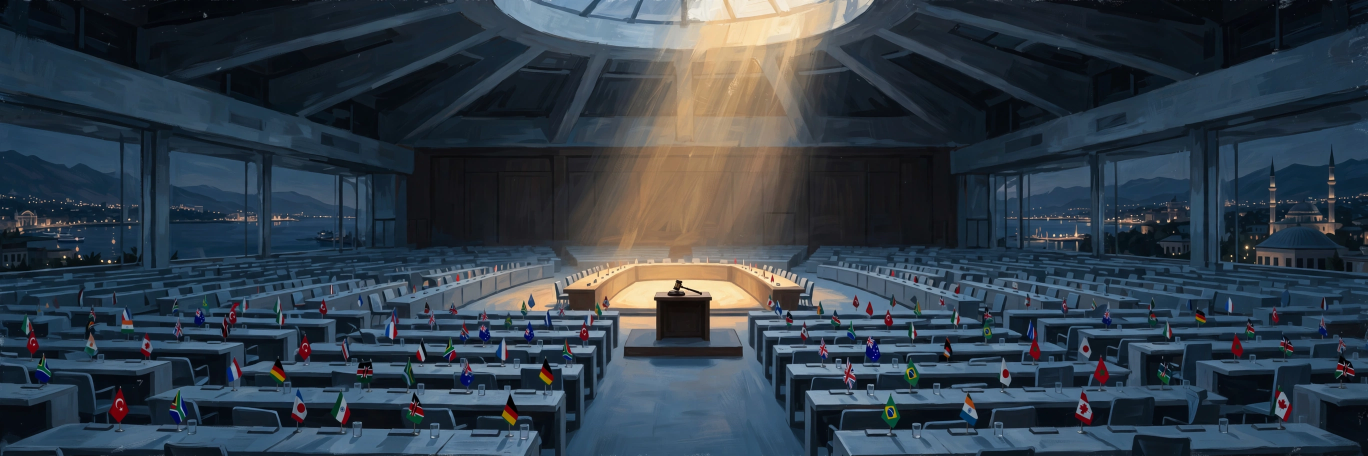
#> input picture assets/media-generation-hero-cop31-antalya-no-deal-0-a4ac1c06-5360-4f0e-9cfd-279d93fb7069.webp, 2736 x 912 px (shown at 1/2 size)
$ python build_frontpage.py
#> lines starting #> are read from the running program, lines starting #| are printed output that depends on the picture
#!/usr/bin/env python3
"""Render the 22 November 2026 front page of THE WORLD as a 1024x1024 PNG.

Headlines and figures follow the story list in README.md, checked against
live news on the morning of 23 November 2026 (Beijing time). The only
picture is the pre-generated hero illustration in assets/; every word on
the page is drawn here with PIL. No network access, no secrets.
"""

import os

from PIL import Image, ImageDraw, ImageFont

HERE = os.path.dirname(os.path.abspath(__file__))
HERO_PATH = os.path.join(
    HERE,
    "assets",
    "media-generation-hero-cop31-antalya-no-deal-0-a4ac1c06-5360-4f0e-9cfd-279d93fb7069.webp",
)
OUT_PATH = os.path.join(HERE, "entry.png")

SIZE = 1024
MARGIN = 40
CONTENT = SIZE - 2 * MARGIN
MAX_BYTES = 1_000_000

PAPER = (247, 241, 229)
INK = (17, 17, 17)
GREY = (68, 60, 52)
CRIMSON = (143, 29, 29)
DEEP_BLUE = (27, 42, 74)
WHITE = (255, 255, 255)

FONT_DIR = "/usr/share/fonts/truetype/liberation/"


def fnt(filename, size):
    return ImageFont.truetype(os.path.join(FONT_DIR, filename), size)


def serif_bold(size):
    return fnt("LiberationSerif-Bold.ttf", size)


def serif_plain(size):
    return fnt("LiberationSerif-Regular.ttf", size)


def serif_italic(size):
    return fnt("LiberationSerif-Italic.ttf", size)


def sans_bold(size):
    return fnt("LiberationSans-Bold.ttf", size)


def fit_font(draw, text, filename, start_size, max_width):
    size = start_size
    while size > 10:
        candidate = fnt(filename, size)
        if draw.textlength(text, font=candidate) <= max_width:
            return candidate
        size -= 2
    return fnt(filename, 10)


def wrap_lines(draw, text, font, max_width):
    lines, current = [], ""
    for word in text.split():
        attempt = (current + " " + word).strip()
        if not current or draw.textlength(attempt, font=font) <= max_width:
            current = attempt
        else:
            lines.append(current)
            current = word
    if current:
        lines.append(current)
    return lines


class Page:
    def __init__(self):
        self.sheet = Image.new("RGB", (SIZE, SIZE), PAPER)
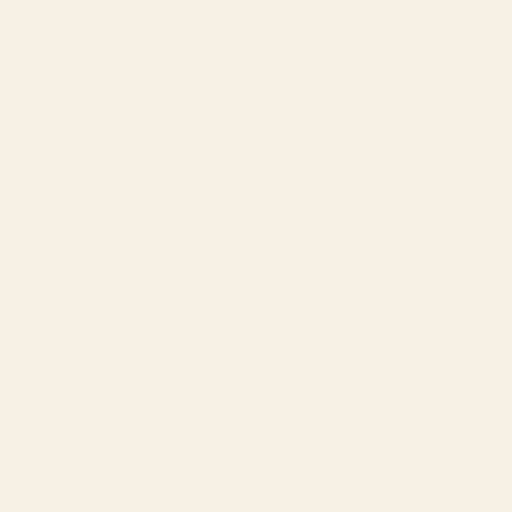
#> self.sheet: PIL image 1024x1024 RGB (shown at 1/2 size); mean R, G, B 247, 241, 229
        self.draw = ImageDraw.Draw(self.sheet)
        self.y = 22

    def text_width(self, text, font):
        return self.draw.textlength(text, font=font)

    def centred(self, y, text, font, fill=INK):
        self.draw.text(
            (SIZE // 2 - self.text_width(text, font) / 2, y),
            text, font=font, fill=fill,
        )

    def spaced(self, y, text, font, gap, fill=INK):
#> called with y = 22, text = 'ONE DAY · ONE PAGE', gap = 6, fill = (68, 60, 52)
        widths = [self.draw.textlength(ch, font=font) for ch in text]
#> widths = [11.67, 10.83, 10, 4.17, 10.83, 10.83, 10, 4.17, 5, 4.17, 11.67, 10.83, 10, 4.17, 10, 10.83, 11.67, 10]
        total = sum(widths) + gap * (len(text) - 1)
#> total = 262.8
        x = SIZE // 2 - total / 2
#> x = 380.6
        for ch, w in zip(text, widths):
            self.draw.text((x, y), ch, font=font, fill=fill)
            x += w + gap
#> this loop made 18 passes
#> (ch, w, x) on passes 1 to 12: ('O', 11.67, 398.2), ('N', 10.83, 415.1), ('E', 10, 431.1), (' ', 4.17, 441.2), ('D', 10.83, 458.1), ('A', 10.83, 474.9), ('Y', 10, 490.9), (' ', 4.17, 501.1), ('·', 5, 512.1), (' ', 4.17, 522.2), ('O', 11.67, 539.9), ('N', 10.83, 556.8)
#> after the loop, x = 649.4

    def hline(self, y, weight, x0=MARGIN, x1=SIZE - MARGIN):
        self.draw.line([(x0, y), (x1, y)], fill=INK, width=weight)

    def masthead(self):
        self.spaced(self.y, "ONE DAY · ONE PAGE", sans_bold(15), 6, GREY)
        self.y += 30
        title = fit_font(
            self.draw, "THE WORLD", "LiberationSerif-Bold.ttf", 118, CONTENT)
        self.centred(self.y - 14, "THE WORLD", title)
        self.y += 98
        self.hline(self.y, 3)
        self.y += 5
        self.hline(self.y, 1)
        self.y += 12
        self.centred(
            self.y, "SUNDAY,  22 NOVEMBER 2026", serif_bold(30), CRIMSON)
        self.y += 42
        self.hline(self.y, 1)
        self.y += 14

    def lead(self):
        headline = "COP31 COLLAPSES — NO DEAL IN ANTALYA"
        head_font = fit_font(
            self.draw, headline, "LiberationSerif-Bold.ttf", 56, CONTENT)
        self.centred(self.y, headline, head_font)
        self.y += 56
        deck = ("After 17 days, the UN climate summit ends with no agreement — "
                "the EU, the UK and Panama reject a final draft that never "
                "mentions fossil fuels")
        deck_font = serif_plain(22)
        for line in wrap_lines(self.draw, deck, deck_font, CONTENT - 40):
#> in wrap_lines, `lines, current = [], ""`: current = ''
            self.centred(self.y, line, deck_font)
            self.y += 26
#> this loop made 2 passes
#> after the loop, self.y = 331
        self.y += 8
#> self.y = 339

    def hero(self):
        photo = Image.open(HERO_PATH).convert("RGB")
#> photo is the input picture: PIL image 2736x912 RGB; mean R, G, B 50.1, 62.1, 73.2
        ratio = CONTENT / 224
        sw, sh = photo.size
#> sw = 2736; sh = 912
        if sw / sh > ratio:
            nw = int(sh * ratio)
            left = (sw - nw) // 2
            photo = photo.crop((left, 0, left + nw, sh))
        else:
            nh = int(sw / ratio)
#> nh = 649
            top = (sh - nh) // 2
#> top = 131
            photo = photo.crop((0, top, sw, top + nh))
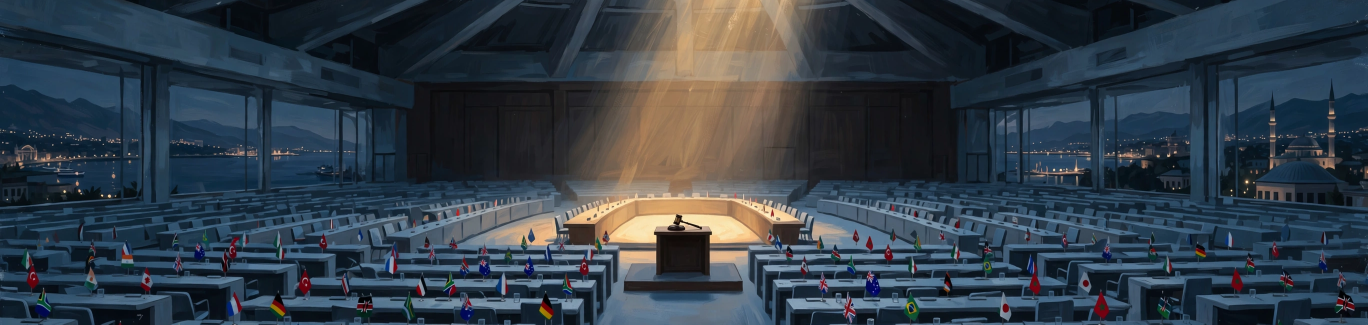
#> photo: PIL image 2736x649 RGB (shown at 1/2 size); mean R, G, B 50.1, 61.3, 71.8
        photo = photo.resize((CONTENT, 224), Image.LANCZOS)
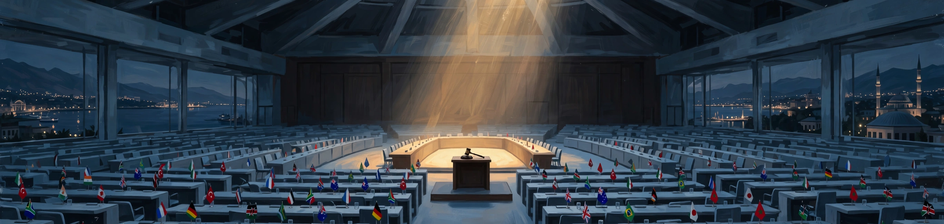
#> photo: PIL image 944x224 RGB; mean R, G, B 50.1, 61.3, 71.8
        self.sheet.paste(photo, (MARGIN, self.y))
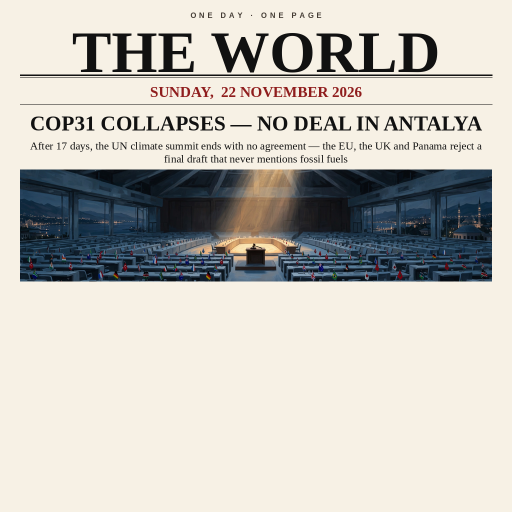
#> self.sheet: PIL image 1024x1024 RGB (shown at 1/2 size); mean R, G, B 198.1, 195.4, 188.5
        self.draw.rectangle(
            [MARGIN, self.y, SIZE - MARGIN, self.y + 224],
            outline=INK, width=1)
        self.y += 224 + 8
#> self.y = 571
        self.draw.text(
            (MARGIN, self.y),
            "An empty chair in Antalya: the summit ends two days past its "
            "deadline, with nothing agreed. (Illustration)",
            font=serif_italic(16), fill=GREY)
        self.y += 14
#> self.y = 585

    def ticker(self):
        height = 36
        self.draw.rectangle(
            [MARGIN, self.y, SIZE - MARGIN, self.y + height], fill=DEEP_BLUE)
        tick = ("DYMER: 2 KILLED, 14 MISSING  ·  BENGHAZI: RUSSIAN WARSHIP HIT  ·  "
                "JAVA FACTORY FIRE: 3 DEAD, DOZENS MISSING")
        tick_font = fit_font(
            self.draw, tick, "LiberationSans-Bold.ttf", 19, CONTENT - 16)
        self.centred(self.y + 8, tick, tick_font, WHITE)
        self.y += height + 6
#> self.y = 627

    def one_story(self, x, top, width, item):
        yy = top
        self.draw.text((x, yy), item["kicker"], font=sans_bold(15), fill=CRIMSON)
        yy += 22
        head_font = serif_bold(25)
        for line in wrap_lines(self.draw, item["headline"], head_font, width):
            self.draw.text((x, yy), line, font=head_font, fill=INK)
            yy += 28
        yy += 2
        body_font = serif_plain(17)
        for line in wrap_lines(self.draw, item["body"], body_font, width):
            self.draw.text((x, yy), line, font=body_font, fill=INK)
            yy += 21
        return yy + 10

    def grid(self):
        gutter = 30
        col = (CONTENT - gutter) // 2
        left_x = MARGIN
        right_x = MARGIN + col + gutter
        top = self.y
#> top = 627

        left_column = [
            {"kicker": "UKRAINE",
             "headline": "Drone hits flats near Kyiv; 14 missing",
             "body": "A Russian drone strikes a five-storey block in Dymer, north of "
                     "Kyiv: 2 killed, at least 14 missing under the rubble."},
            {"kicker": "LIBYA",
             "headline": "Russian warship hit in Benghazi port",
             "body": "Suspected Ukrainian sea drones strike the corvette Merkury; "
                     "Axios reports Ukraine responsible — the war's map widens."},
            {"kicker": "GULF",
             "headline": "Iran strikes Bahrain site; tankers hit",
             "body": "Bahrain says projectiles hit an industrial site in Sitra, "
                     "injuring two; Gulf states condemn; a Russian ship still burns "
                     "off Finland."},
        ]
        right_column = [
            {"kicker": "WEST BANK",
             "headline": "Settlers torch cars in four villages",
             "body": "Twelve Palestinian vehicles burned near Ramallah overnight; "
                     "Israel opens an inquiry; Eisenkot calls it terrorism."},
            {"kicker": "INDONESIA",
             "headline": "Factory fire kills 3; dozens missing",
             "body": "A candy factory in Cikande, Banten, burns; three workers dead "
                     "and around 36 still unaccounted for."},
            {"kicker": "SPACE",
             "headline": "BepiColombo reaches Mercury",
             "body": "After an eight-year journey, the European-Japanese mission "
                     "enters orbit around the Solar System's smallest planet."},
        ]
        yy = top
#> yy = 627
        for item in left_column:
            yy = self.one_story(left_x, yy, col, item)
#> this loop made 3 passes
#> yy on passes 1 to 3: 731, 835, 939
        left_end = yy
#> left_end = 939
        yy = top
#> yy = 627
        for item in right_column:
            yy = self.one_story(right_x, yy, col, item)
        right_end = yy
#> right_end = 939
        mid = MARGIN + col + gutter // 2
        self.draw.line(
            [(mid, top), (mid, max(left_end, right_end) - 12)],
            fill=INK, width=1)
        self.y = max(left_end, right_end) + 2
#> self.y = 941

    def footer(self):
        self.hline(self.y, 1)
        self.y += 10
#> self.y = 951
        also = ("ALSO:   FBI crime database reportedly hacked  ·  Denmark expels "
                "Russian defence attaché over 'assassination plot'  ·  Nigeria "
                "boat capsizes, 24 dead  ·  Phumzile Mlambo-Ngcuka dies at 71")
        also_font = sans_bold(16)
        for line in wrap_lines(self.draw, also, also_font, CONTENT):
            self.centred(self.y, line, also_font)
            self.y += 22
#> this loop made 2 passes
#> self.y on passes 1 to 2: 973, 995
#> after the loop, self.y = 995
        self.y += 2
#> self.y = 997
        self.centred(
            self.y,
            "Every story above happened or was first reported on "
            "Sunday 22 November 2026.",
            serif_italic(15), GREY)
        self.y += 24
#> self.y = 1021

    def save(self):
        assert self.y <= SIZE, f"page overflowed: cursor at {self.y}"
        self.sheet.save(OUT_PATH, format="PNG", optimize=True)
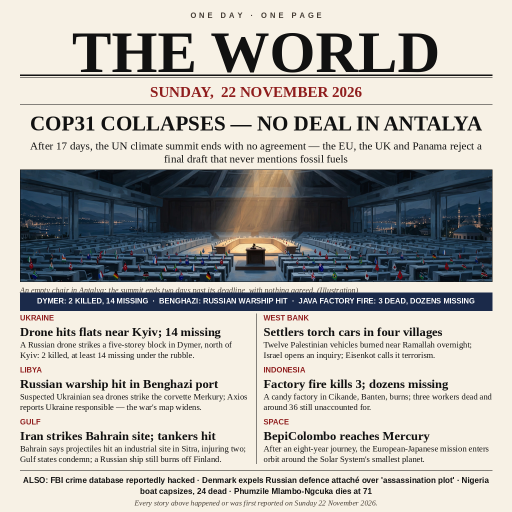
#> saved as entry.png: PIL image 1024x1024 RGB (shown at 1/2 size); mean R, G, B 183.3, 181.3, 176.1
        size = os.path.getsize(OUT_PATH)
        print(f"wrote {OUT_PATH}: {SIZE}x{SIZE}, {size} bytes, "
              f"cursor ended at y={self.y}")
#| wrote entry.png: 1024x1024, 433956 bytes, cursor ended at y=1021
        if size >= MAX_BYTES:
            raise SystemExit(
                f"entry.png is {size} bytes, over the 1 MiB limit")


def main():
    page = Page()
    page.masthead()
    page.lead()
    page.hero()
    page.ticker()
    page.grid()
    page.footer()
    page.save()


if __name__ == "__main__":
    main()
